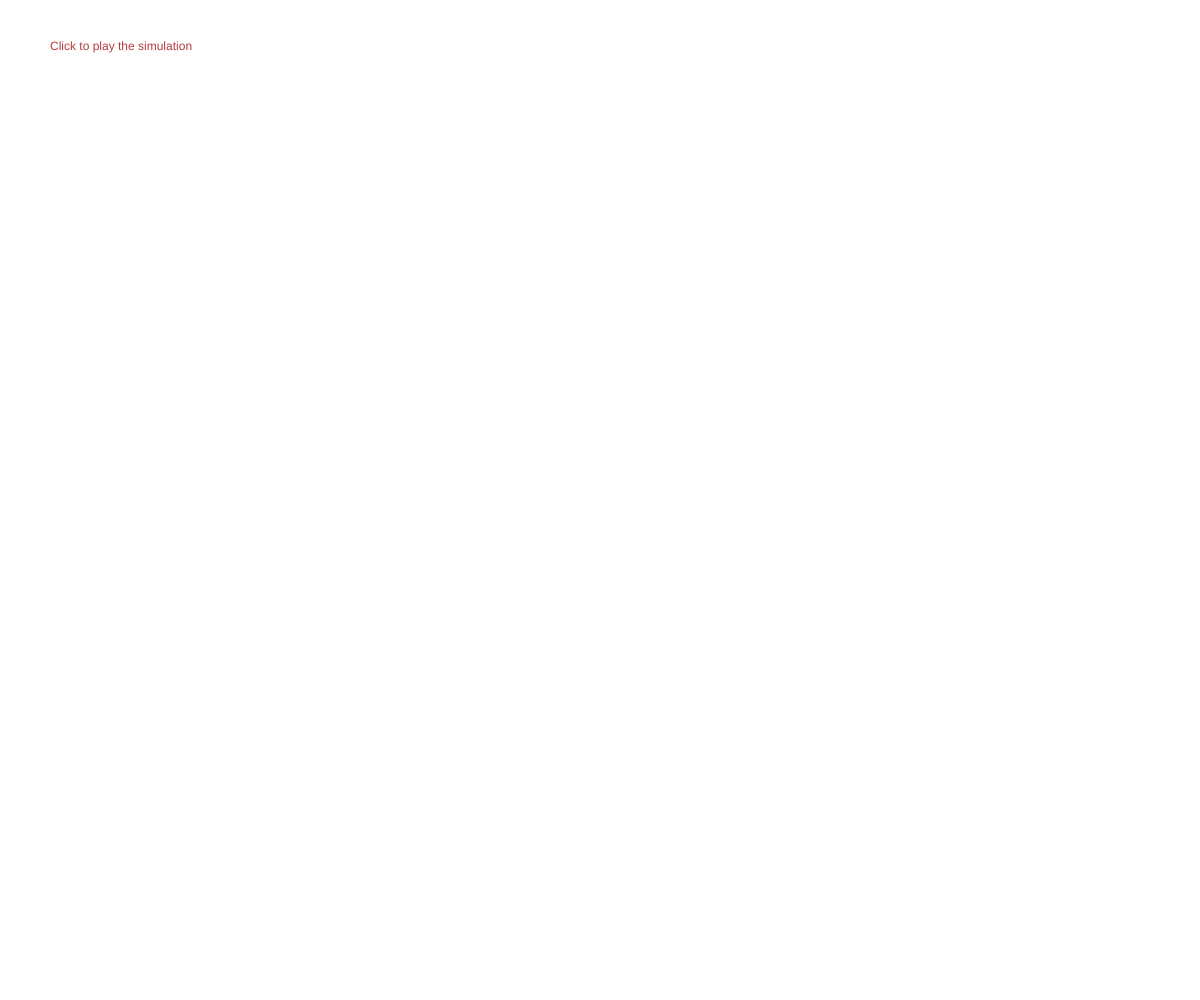
Frame 1 (no input)
Frame 60 (no input): identical to frame 1, image omitted
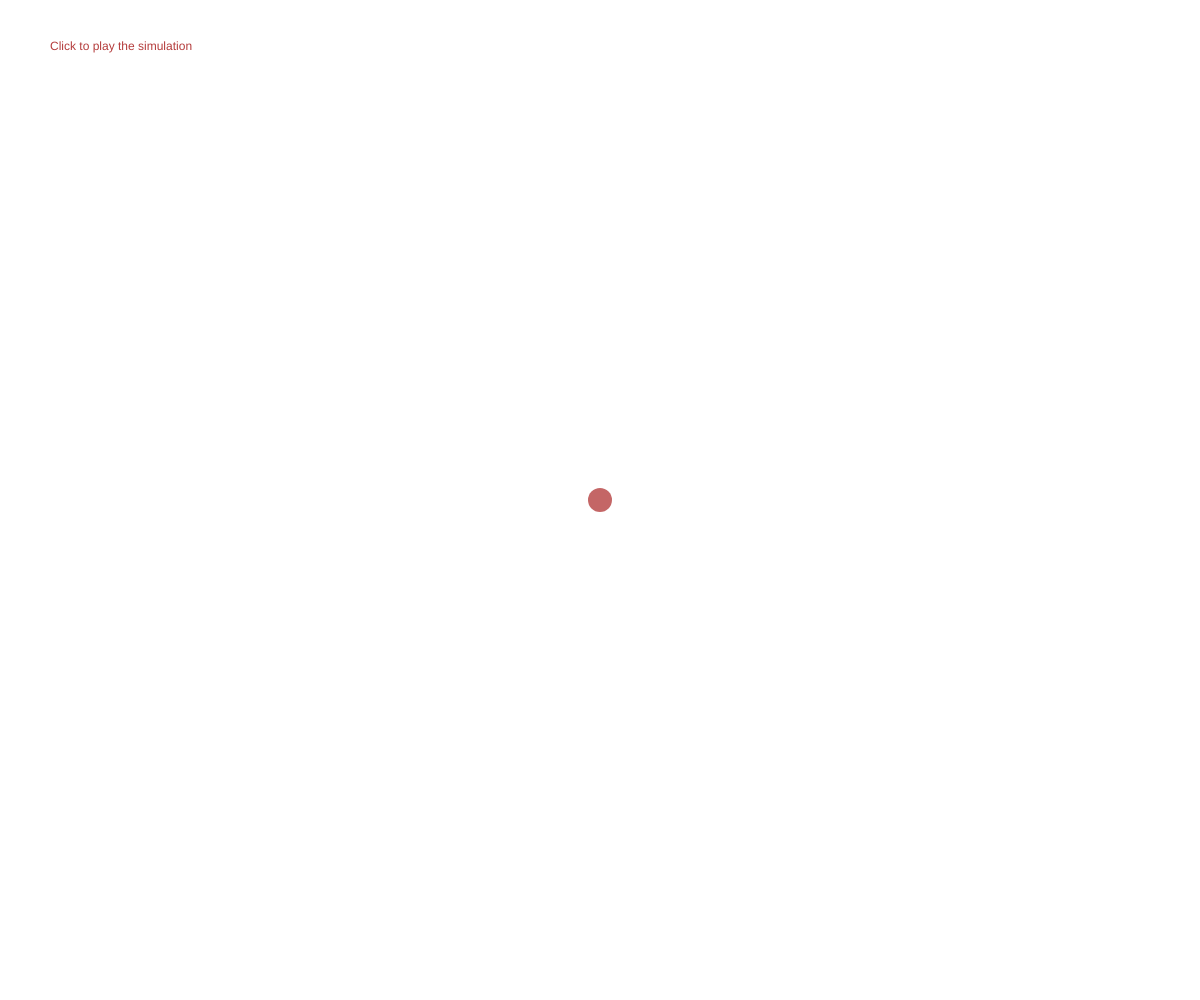
Frame 120 (the mouse pressed at the canvas centre since frame 60)

The p5.js sketch that drew these frames (run headless with seeded random() and noise() and a simulated clock; from frame 60 on, the mouse is pressed at the canvas centre):

// p5.js sketch
// ── sketch.js
var circle1;

var status = "pause";

var Circle = function(x,y,radius){
  // centre of the circle
  this.pos = createVector(x,y);
  
  // radius of the circle
  this.r = radius;

  this.rr = 180;
  this.gg = 60;
  this.bb = 60;
  
  // opacity
  this.aa = 200; // 255 is opaque

  // the amount with which radius is increased
  this.rate = 0.2;
}

Circle.prototype.update = function(){
  this.r += this.rate;
}

Circle.prototype.display = function(){
  fill(this.rr, this.gg, this.bb, this.aa);
  noStroke();
  ellipse(this.pos.x, this.pos.y, this.r*2, this.r*2);
}

function setup() {
  createCanvas(window.innerWidth, window.innerHeight);
  
  circle1 = new Circle(window.innerWidth/2, window.innerHeight/2,0);
}

function draw() {
  background(255);
  fill(180,60,60);
  text("Click to play the simulation", 50,50);
  
  if(status == "play"){
    circle1.update();
    circle1.display();
  }
  
  if (circle1.r >= 100){
    status = "pause";
  }
}

function mousePressed(){
  status = "play";
  circle1.r = 0;
}
